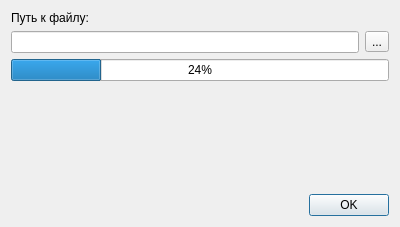
<?xml version="1.0" encoding="UTF-8"?>
<ui version="4.0">
 <class>ImportCrimea</class>
 <widget class="QDialog" name="ImportCrimea">
  <property name="geometry">
   <rect>
    <x>0</x>
    <y>0</y>
    <width>400</width>
    <height>227</height>
   </rect>
  </property>
  <property name="windowTitle">
   <string>Dialog</string>
  </property>
  <layout class="QGridLayout" name="gridLayout_2">
   <item row="0" column="0">
    <widget class="QLabel" name="label">
     <property name="text">
      <string>Путь к файлу:</string>
     </property>
    </widget>
   </item>
   <item row="1" column="0" colspan="4">
    <layout class="QHBoxLayout" name="horizontalLayout">
     <item>
      <widget class="QLineEdit" name="edtFilePath"/>
     </item>
     <item>
      <widget class="QToolButton" name="btnOpenFile">
       <property name="text">
        <string>...</string>
       </property>
      </widget>
     </item>
    </layout>
   </item>
   <item row="3" column="0" colspan="4">
    <widget class="CProgressBar" name="progressBar">
     <property name="value">
      <number>24</number>
     </property>
    </widget>
   </item>
   <item row="4" column="0">
    <widget class="QLabel" name="lblProgressBar">
     <property name="text">
      <string/>
     </property>
    </widget>
   </item>
   <item row="6" column="3">
    <widget class="QDialogButtonBox" name="buttonBox">
     <property name="orientation">
      <enum>Qt::Horizontal</enum>
     </property>
     <property name="standardButtons">
      <set>QDialogButtonBox::Ok</set>
     </property>
    </widget>
   </item>
   <item row="5" column="1" colspan="3">
    <spacer name="verticalSpacer">
     <property name="orientation">
      <enum>Qt::Vertical</enum>
     </property>
     <property name="sizeHint" stdset="0">
      <size>
       <width>20</width>
       <height>40</height>
      </size>
     </property>
    </spacer>
   </item>
  </layout>
 </widget>
 <customwidgets>
  <customwidget>
   <class>CProgressBar</class>
   <extends>QProgressBar</extends>
   <header>library/ProgressBar.h</header>
  </customwidget>
 </customwidgets>
 <resources/>
 <connections>
  <connection>
   <sender>buttonBox</sender>
   <signal>accepted()</signal>
   <receiver>ImportCrimea</receiver>
   <slot>accept()</slot>
   <hints>
    <hint type="sourcelabel">
     <x>248</x>
     <y>254</y>
    </hint>
    <hint type="destinationlabel">
     <x>157</x>
     <y>274</y>
    </hint>
   </hints>
  </connection>
  <connection>
   <sender>buttonBox</sender>
   <signal>rejected()</signal>
   <receiver>ImportCrimea</receiver>
   <slot>reject()</slot>
   <hints>
    <hint type="sourcelabel">
     <x>316</x>
     <y>260</y>
    </hint>
    <hint type="destinationlabel">
     <x>286</x>
     <y>274</y>
    </hint>
   </hints>
  </connection>
 </connections>
</ui>
